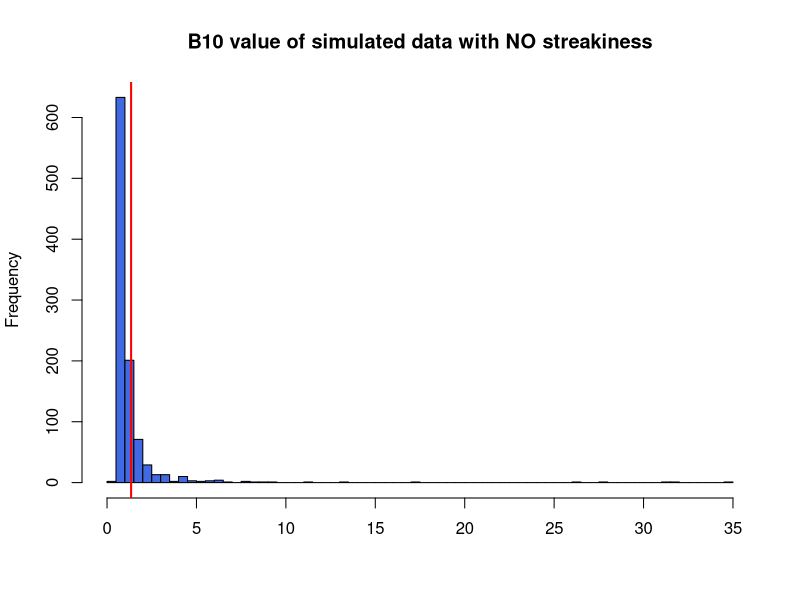

This chart was generated by the following R code:
## ---- chunk 1
#----------------------------------------------------------------------------#
#  M = integer
#  returns log(factorial(M))
#----------------------------------------------------------------------------#
f.logfac=function(M){
  result = ifelse(M==0,0,sum(log(c(1:M))))
  return(result)
}

#----------------------------------------------------------------------------#
# calculate (**) = [data | M1= 1-cut-point-model, C=c] for a specific cut point c
#  x = data vector, each value is 0 or 1
#  c = integer between 1 to length(x)-1
#  returns a numeric value 
#----------------------------------------------------------------------------#
f.likelihoodM1=function(x,c=1){
  if(length(x)==1){
    return(0)
  }else{
    result=f.logfac(sum(x[1:c])) + f.logfac(c-sum(x[1:c])) + 
      f.logfac(sum(x[(c+1):length(x)])) + 
      f.logfac(length(x)-c-sum(x[(c+1):length(x)])) -
      f.logfac((c+1)) - 
      f.logfac(length(x)-c+1)
    
    return(exp(result))
  }
}

#----------------------------------------------------------------------------#
# calculate Bayes factor (B10)
#  x = data vector, each value is 0 or 1
#  returns a numeric value 
#----------------------------------------------------------------------------#
f.B10=function(x){
  if(length(x)==1){
    return(0)
  }else{
    LC=rep(NA,(length(x)-1))
    for(c in 1:length(LC)){
      LC[c]=f.likelihoodM1(x,c)
    }
    
    LM1 = mean(LC)
    LM0 = exp(f.logfac(sum(x)) + f.logfac(length(x)-sum(x)) - f.logfac(length(x)+1))
    return(LM1/LM0)
  }
}


#----------------------------------------------------------------------------#
# estimate break point C
# x = data vector, each value is 0 or 1
# returns a numeric value 
#----------------------------------------------------------------------------#
f.c=function(x){
  LC=rep(NA,(length(x)-1))
  for(c in 1:length(LC)){
    LC[c]=f.likelihoodM1(x,c)
  }
  
  return(sum(LC*c(1:length(LC)))/sum(LC))
}


library(dplyr)
mydata.string = "1111010101000011"
mydata = strsplit(mydata.string,'') %>% unlist() %>% as.numeric()
## ---- chunk 2
mydata
f.B10(mydata)
## ---- chunk 3
#----------------------------------------------------------------------------#
# empirical p-value
#----------------------------------------------------------------------------#
nsim = 1000
result = rep(NA,nsim)

set.seed(1)
for(i in 1:nsim){
  newdata = sample(c(0,1),size=length(mydata),replace=T,prob = c(1-mean(mydata),mean(mydata)))
  result[i] = f.B10(newdata)
}


# visualize
hist(result,nclass = 100,
     main='B10 value of simulated data with NO streakiness',
     col='royalblue',xlab=NA)
abline(v=f.B10(mydata),col='red',lwd=2)
## ---- chunk 4
(sum(result>=f.B10(mydata)) + 1)/(nsim + 1)
## ---- chunk 5
tea <- c('T','T','T','T','M','M','M','M')
choice <- sample(tea,size=4,replace=F); choice

nsim<-10000
result <- rep(NA,nsim)
for(i in 1:nsim){
  choice<-sample(tea,size=4,replace=F)
  result[i]<-sum(choice=='T')
}
table(result)
